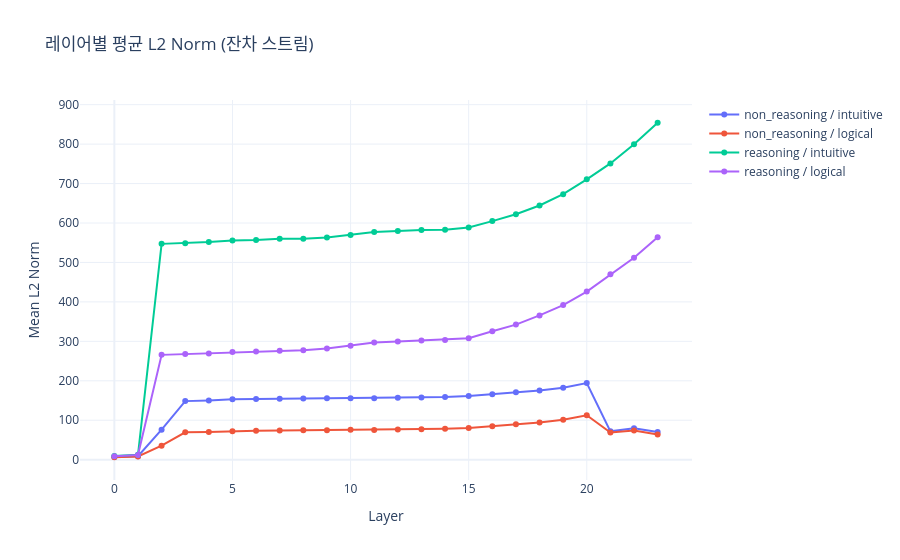

Here is the notebook cell this chart was saved with:
### Markdown cell above
## 4. 레이어별 L2 norm

조건별 평균 L2를 레이어 인덱스에 대해 그립니다.

### Code cell
layer_idx = list(range(n_layers))

fig = go.Figure()
for (mtag, ptag), acts in results.items():
    l2 = [acts[i].float().norm(dim=-1).mean().item() for i in layer_idx]
    fig.add_trace(go.Scatter(
        x=layer_idx, y=l2,
        mode="lines+markers",
        name=f"{mtag} / {ptag}",
    ))

fig.update_layout(
    title="레이어별 평균 L2 Norm (잔차 스트림)",
    xaxis_title="Layer",
    yaxis_title="Mean L2 Norm",
    hovermode="x unified",
    template="plotly_white",
)
fig.show()

### Figure 1 — Plotly figure (JSON) as saved in the notebook; plotly's stock layout.template omitted (floating-point values rounded to 4 significant figures)
{"data": [{"mode": "lines+markers", "name": "non_reasoning / intuitive", "type": "scatter", "x": [0, 1, 2, 3, 4, 5, 6, 7, 8, 9, 10, 11, 12, 13, 14, 15, 16, 17, 18, 19, 20, 21, 22, 23], "y": [6.614, 8.642, 76.11, 148.5, 150.1, 152.9, 153.6, 154.2, 154.9, 155.5, 155.9, 155.9, 157.3, 157.9, 159.0, 161.2, 166.1, 171.2, 175.2, 182.3, 194.3, 71.93, 79.67, 69.98]}, {"mode": "lines+markers", "name": "non_reasoning / logical", "type": "scatter", "x": [0, 1, 2, 3, 4, 5, 6, 7, 8, 9, 10, 11, 12, 13, 14, 15, 16, 17, 18, 19, 20, 21, 22, 23], "y": [6.18, 8.175, 35.42, 69.28, 70.11, 72.14, 73.35, 74.17, 74.68, 74.66, 75.58, 75.41, 76.6, 77.48, 78.61, 80.08, 84.61, 90.01, 94.55, 101.0, 112.7, 68.77, 73.79, 64.05]}, {"mode": "lines+markers", "name": "reasoning / intuitive", "type": "scatter", "x": [0, 1, 2, 3, 4, 5, 6, 7, 8, 9, 10, 11, 12, 13, 14, 15, 16, 17, 18, 19, 20, 21, 22, 23], "y": [9.277, 12.5, 547.2, 548.6, 551.6, 555.6, 556.8, 560.4, 560.3, 563.3, 569.4, 577.1, 579.6, 582.5, 583.0, 588.8, 604.8, 622.2, 644.5, 673.2, 710.6, 751.0, 799.8, 854.2]}, {"mode": "lines+markers", "name": "reasoning / logical", "type": "scatter", "x": [0, 1, 2, 3, 4, 5, 6, 7, 8, 9, 10, 11, 12, 13, 14, 15, 16, 17, 18, 19, 20, 21, 22, 23], "y": [8.888, 11.71, 265.7, 267.7, 269.4, 272.9, 274.3, 275.9, 277.6, 281.6, 288.8, 296.9, 299.7, 302.5, 303.7, 308.1, 325.7, 342.4, 365.8, 391.9, 426.3, 469.9, 511.9, 563.7]}], "layout": {"hovermode": "x unified", "title": {"text": "레이어별 평균 L2 Norm (잔차 스트림)"}, "xaxis": {"title": {"text": "Layer"}}, "yaxis": {"title": {"text": "Mean L2 Norm"}}}}
